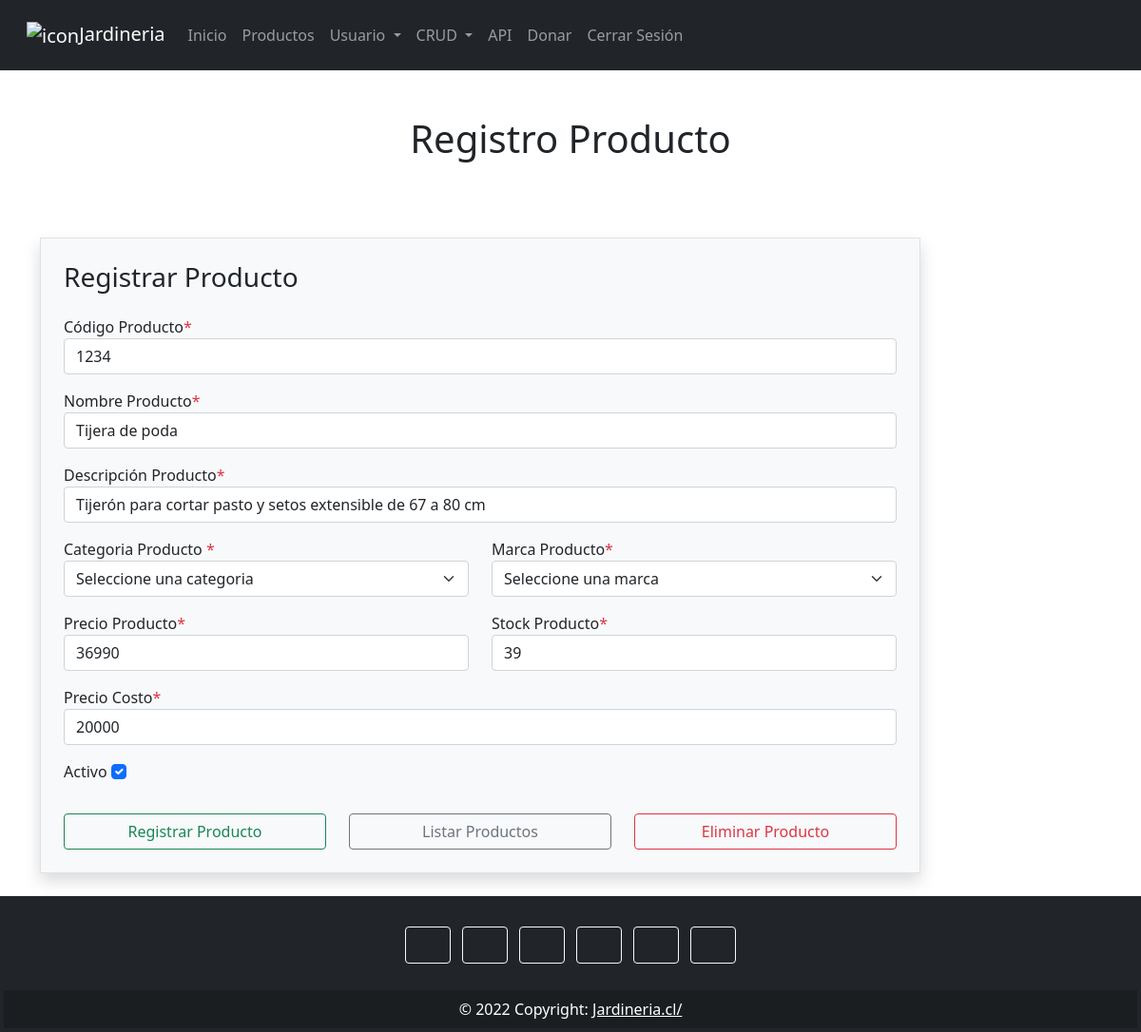
The page /crud/producto/1/ (signed in) on the database as committed earlier.
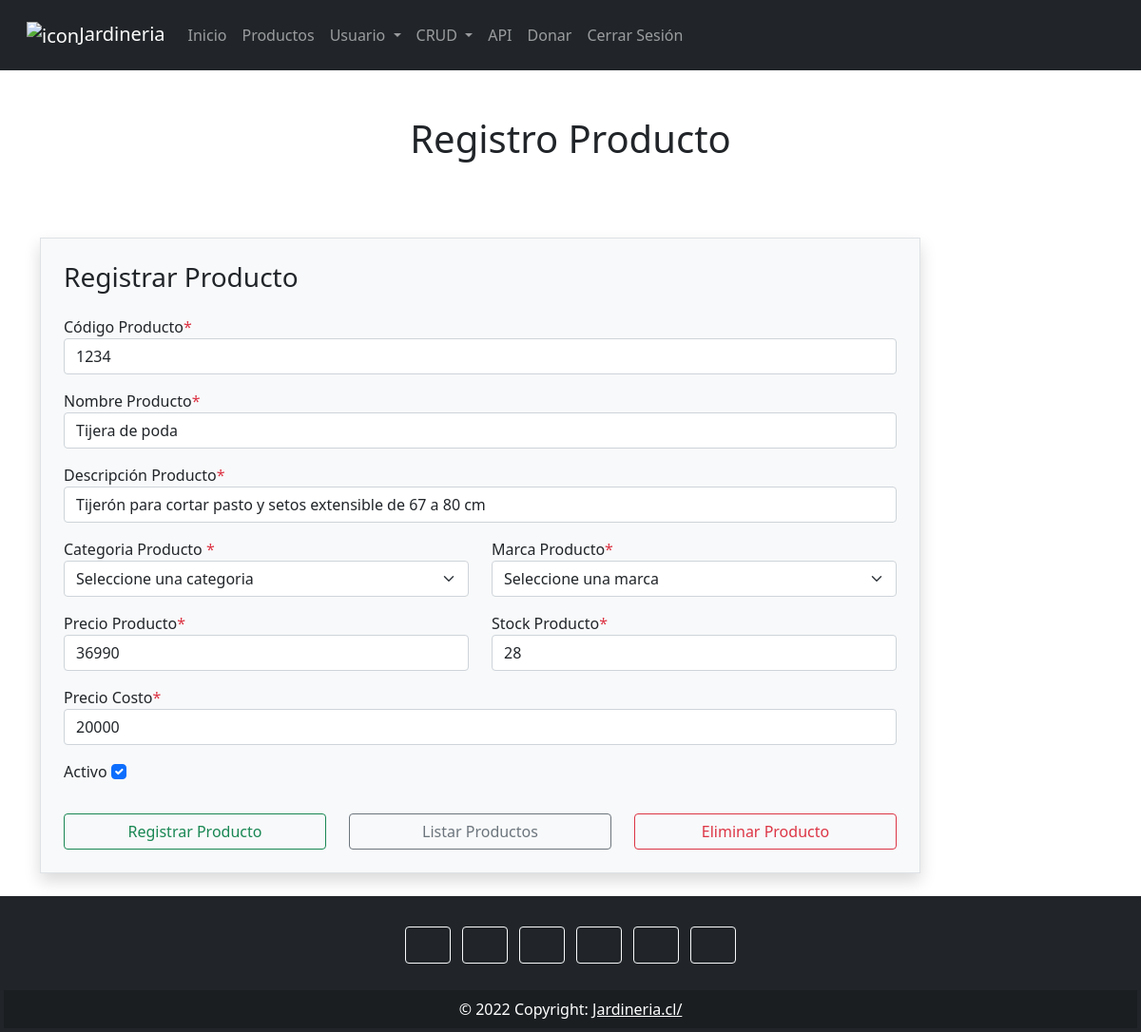
The same page on the database as committed later.
### crud/models.py (models this page shows, shortened)
class Producto(models.Model):
    codigoProducto = models.IntegerField()
    nombreProducto = models.TextField(max_length=100)
    descripcionProducto = models.TextField()
    categoriaProducto = models.IntegerField()
    marcaProducto = models.IntegerField()
    precioProducto = models.IntegerField()
    stockProducto = models.IntegerField()
    precioCosto = models.IntegerField()
    activo = models.BooleanField()

### crud/views.py (the view)
# urls.py: path('producto/<int:id>/', views.viewReadProducto, name="producto"),
@login_required
@permission_required('is_superuser')
def viewReadProducto(request, id):
    cntx = {}
    try:
        fila = Producto.objects.get(pk = id)
        cntx = {'fila': fila}
    except:
        cntx = {'error': 'Item no encontrado'}
    productCategories = Categoria.objects.all()
    productBrand = Marca.objects.all()
    cntx["productCategories"] = productCategories
    cntx["productBrand"] = productBrand
    return render(request, 'producto.html', cntx)

### historial/context_processor.py (called while the page is built)
def total_historial(request):
    total = 0
    if request.user.is_authenticated:
        if "historial" in request.session.keys():
            for key, value in request.session["historial"].items():
                total += int(value["acumulado"])
    return {"total_historial": total}

### shopyCart/context_processor.py (called while the page is built)
def total_carrito(request):
    total = 0
    if request.user.is_authenticated:
        if "carrito" in request.session.keys():
            for key, value in request.session["carrito"].items():
                total += int(value["acumulado"])
    return {"total_carrito": total}

### crud/templates/producto.html (shortened to what the changed rows need)
{% extends "index.html" %}
{% block tituloPagina %}
    <div class="text-center mt-5">
        <h1>Registro Producto</h1>
    </div>
{% endblock %}
{% block contenido %}
<br>
    <div class="container">
        <div class="row">
            <div class="col-md-10 off-md-4">
                <div class="signup-form">
                    <form action="{%url 'producto' %}" method="POST" autocomplete="off" class="mt-5 border p-4 bg-light shadow">
                        <div class="mb-3 col-md-12">
                            <label for="txtCode">Código Producto<span class="text-danger">*</span></label>
                            <input type="text" id="txtCode" name="txtCode" placeholder="Ingrese el codigo del producto" class="txtCode form-control" value="{{ fila.codigoProducto }}">
                          </div>
                        <div class="mb-3 col-md-12">
                            <label for="txtNombre">Nombre Producto<span class="text-danger">*</span></label>
                            <input type="text" id="txtNombre" name="txtNombre" placeholder="Ingrese el nombre del producto" class="txtNombre form-control" value="{{ fila.nombreProducto }}">
                        </div>
                        <div class="mb-3 col-md-12">
                            <label for="txtDesc">Descripción Producto<span class="text-danger">*</span></label>
                            <input type="text" id="txtDesc" name="txtDesc" placeholder="Ingrese una descripción para el Producto" class="txtDesc form-control" value="{{ fila.descripcionProducto }}">
                        </div>
                        <div class="row">
                            <div class="mb-3 col-md-6">
                                <label for="ctMarca">Marca Producto<span class="text-danger">*</span></label>
                                <select selected name="ctMarca" class="ctMarca form-select" id="ctMarca" value="{{ fila.marcaProducto }}">
                                  <option class="ctMarca" hidden value="0">Seleccione una marca</option>
                                </select>
                            </div>
                        </div>
                        <div class="row">
                        <div class="mb-3 col-md-6">
                            <label for="txtPrecio">Precio Producto<span class="text-danger">*</label>
                            <input type="text" id="txtPrecio" name="txtPrecio" placeholder="Ingrese el precio del producto" class="txtPrecio form-control" value="{{ fila.precioProducto }}">
                        </div>
                        <div class="mb-3 col-md-6">
                            <label for="txtStock">Stock Producto<span class="text-danger">*</label>
                            <input type="number" id="txtStock" name="txtStock" placeholder="Ingrese el stock del producto" class="txtStock form-control" value="{{ fila.stockProducto }}">
                        </div>
                      </div>
                      <div class="mb-3 col-md-12">
                        <label for="txtCosto">Precio Costo<span class="text-danger">*</label>
                        <input type="text" id="txtCosto" name="txtCosto" placeholder="Ingrese el costo del producto" class="txtCosto form-control" value="{{ fila.precioCosto}}">
                    </div>
                      <div class="mb-3 col-md-12">
                        <label class="form-check-label" for="chkActivo">Activo</label>
                        <input type="checkbox" name="chkActivo" id="chkActivo" class="form-check-input" {% if fila.activo %}{{ 'checked' }}{% endif %}>
                    </div>
                    </form>
                </div>
            </div>
        </div>
    </div>
{% endblock %}

Rows that differ between the two databases and show on the page:
changed Producto "Tijera de poda": txtStock "39" → "28"
